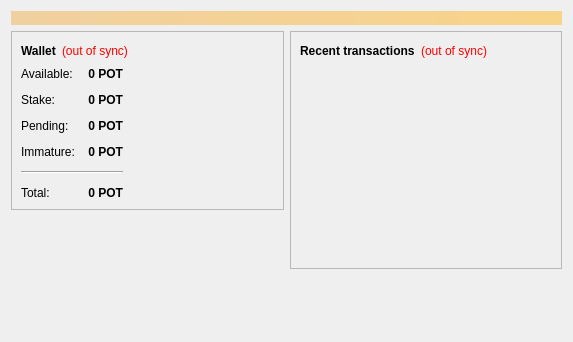
<?xml version="1.0" encoding="UTF-8"?>
<ui version="4.0">
 <class>OverviewPage</class>
 <widget class="QWidget" name="OverviewPage">
  <property name="geometry">
   <rect>
    <x>0</x>
    <y>0</y>
    <width>573</width>
    <height>342</height>
   </rect>
  </property>
  <property name="windowTitle">
   <string>Form</string>
  </property>
  <layout class="QVBoxLayout" name="topLayout">
   <item>
    <widget class="QLabel" name="labelAlerts">
     <property name="visible">
      <bool>false</bool>
     </property>
     <property name="styleSheet">
      <string notr="true">background-color: qlineargradient(x1: 0, y1: 0, x2: 1, y2: 0, stop:0 #F0D0A0, stop:1 #F8D488); color:#000000;</string>
     </property>
     <property name="wordWrap">
      <bool>true</bool>
     </property>
     <property name="margin">
      <number>3</number>
     </property>
    </widget>
   </item>
   <item>
    <layout class="QHBoxLayout" name="horizontalLayout" stretch="1,1">
     <item>
      <layout class="QVBoxLayout" name="verticalLayout_2">
       <item>
        <widget class="QFrame" name="frame">
         <property name="frameShape">
          <enum>QFrame::StyledPanel</enum>
         </property>
         <property name="frameShadow">
          <enum>QFrame::Raised</enum>
         </property>
         <layout class="QVBoxLayout" name="verticalLayout_4">
          <item>
           <layout class="QHBoxLayout" name="horizontalLayout_4">
            <item>
             <widget class="QLabel" name="label_5">
              <property name="font">
               <font>
                <weight>75</weight>
                <bold>true</bold>
               </font>
              </property>
              <property name="text">
               <string>Wallet</string>
              </property>
             </widget>
            </item>
            <item>
             <widget class="QLabel" name="labelWalletStatus">
              <property name="toolTip">
               <string>The displayed information may be out of date. Your wallet automatically synchronizes with the Potcoin network after a connection is established, but this process has not completed yet.</string>
              </property>
              <property name="styleSheet">
               <string notr="true">QLabel { color: red; }</string>
              </property>
              <property name="text">
               <string notr="true">(out of sync)</string>
              </property>
              <property name="alignment">
               <set>Qt::AlignLeading|Qt::AlignLeft|Qt::AlignVCenter</set>
              </property>
             </widget>
            </item>
            <item>
             <spacer name="horizontalSpacer_2">
              <property name="orientation">
               <enum>Qt::Horizontal</enum>
              </property>
              <property name="sizeHint" stdset="0">
               <size>
                <width>40</width>
                <height>20</height>
               </size>
              </property>
             </spacer>
            </item>
           </layout>
          </item>
          <item>
          <layout class="QHBoxLayout" name="horizontalLayout_3">
           <item>
           <layout class="QFormLayout" name="formLayout_2">
            <property name="fieldGrowthPolicy">
             <enum>QFormLayout::AllNonFixedFieldsGrow</enum>
            </property>
            <property name="horizontalSpacing">
             <number>12</number>
            </property>
            <property name="verticalSpacing">
             <number>12</number>
            </property>
            <item row="0" column="0">
             <widget class="QLabel" name="label">
              <property name="text">
               <string>Available:</string>
              </property>
             </widget>
            </item>
            <item row="0" column="1">
             <widget class="QLabel" name="labelBalance">
              <property name="font">
               <font>
                <weight>75</weight>
                <bold>true</bold>
               </font>
              </property>
              <property name="cursor">
               <cursorShape>IBeamCursor</cursorShape>
              </property>
              <property name="toolTip">
               <string>Your current spendable balance</string>
              </property>
              <property name="text">
               <string notr="true">0 POT</string>
              </property>
              <property name="alignment">
               <set>Qt::AlignRight|Qt::AlignTrailing|Qt::AlignVCenter</set>
              </property>
              <property name="textInteractionFlags">
               <set>Qt::LinksAccessibleByMouse|Qt::TextSelectableByKeyboard|Qt::TextSelectableByMouse</set>
              </property>
             </widget>
            </item>
            <item row="1" column="0">
             <widget class="QLabel" name="labelStakeText">
              <property name="text">
               <string>Stake:</string>
              </property>
             </widget>
            </item>
            <item row="1" column="1">
             <widget class="QLabel" name="labelStake">
              <property name="font">
               <font>
                <weight>75</weight>
                <bold>true</bold>
               </font>
              </property>
              <property name="cursor">
               <cursorShape>IBeamCursor</cursorShape>
              </property>
              <property name="toolTip">
               <string>Total of coins that were staked and do not yet count toward the current balance</string>
              </property>
              <property name="text">
               <string notr="true">0 POT</string>
              </property>
              <property name="alignment">
               <set>Qt::AlignRight|Qt::AlignTrailing|Qt::AlignVCenter</set>
              </property>
              <property name="textInteractionFlags">
               <set>Qt::LinksAccessibleByMouse|Qt::TextSelectableByKeyboard|Qt::TextSelectableByMouse</set>
              </property>
             </widget>
            </item>
            <item row="2" column="0">
             <widget class="QLabel" name="label_3">
              <property name="text">
               <string>Pending:</string>
              </property>
             </widget>
            </item>
            <item row="2" column="1">
             <widget class="QLabel" name="labelUnconfirmed">
              <property name="font">
               <font>
                <weight>75</weight>
                <bold>true</bold>
               </font>
              </property>
              <property name="cursor">
               <cursorShape>IBeamCursor</cursorShape>
              </property>
              <property name="toolTip">
               <string>Total of transactions that have yet to be confirmed, and do not yet count toward the spendable balance</string>
              </property>
              <property name="text">
               <string notr="true">0 POT</string>
              </property>
              <property name="alignment">
               <set>Qt::AlignRight|Qt::AlignTrailing|Qt::AlignVCenter</set>
              </property>
              <property name="textInteractionFlags">
               <set>Qt::LinksAccessibleByMouse|Qt::TextSelectableByKeyboard|Qt::TextSelectableByMouse</set>
              </property>
             </widget>
            </item>
            <item row="3" column="0">
             <widget class="QLabel" name="labelImmatureText">
              <property name="text">
               <string>Immature:</string>
              </property>
             </widget>
            </item>
            <item row="3" column="1">
             <widget class="QLabel" name="labelImmature">
              <property name="font">
               <font>
                <weight>75</weight>
                <bold>true</bold>
               </font>
              </property>
              <property name="toolTip">
               <string>Mined balance that has not yet matured</string>
              </property>
              <property name="text">
               <string notr="true">0 POT</string>
              </property>
              <property name="alignment">
               <set>Qt::AlignRight|Qt::AlignTrailing|Qt::AlignVCenter</set>
              </property>
              <property name="textInteractionFlags">
               <set>Qt::LinksAccessibleByMouse|Qt::TextSelectableByKeyboard|Qt::TextSelectableByMouse</set>
              </property>
             </widget>
            </item>
            <item row="5" column="0">
             <widget class="QLabel" name="labelTotalText">
              <property name="text">
               <string>Total:</string>
              </property>
             </widget>
            </item>
            <item row="5" column="1">
             <widget class="QLabel" name="labelTotal">
              <property name="font">
               <font>
                <weight>75</weight>
                <bold>true</bold>
               </font>
              </property>
              <property name="cursor">
               <cursorShape>IBeamCursor</cursorShape>
              </property>
              <property name="toolTip">
               <string>Your current total balance</string>
              </property>
              <property name="text">
               <string notr="true">0 POT</string>
              </property>
              <property name="alignment">
               <set>Qt::AlignRight|Qt::AlignTrailing|Qt::AlignVCenter</set>
              </property>
              <property name="textInteractionFlags">
               <set>Qt::LinksAccessibleByMouse|Qt::TextSelectableByKeyboard|Qt::TextSelectableByMouse</set>
              </property>
             </widget>
            </item>
            <item row="4" column="0" colspan="2">
             <widget class="Line" name="line">
              <property name="orientation">
               <enum>Qt::Horizontal</enum>
              </property>
             </widget>
            </item>
           </layout>
          </item>
            <item>
             <spacer name="horizontalSpacer_3">
              <property name="orientation">
               <enum>Qt::Horizontal</enum>
              </property>
              <property name="sizeHint" stdset="0">
               <size>
                <width>40</width>
                <height>20</height>
               </size>
              </property>
             </spacer>
            </item>
           </layout>
          </item>
         </layout>
        </widget>
       </item>
       <item>
        <spacer name="verticalSpacer">
         <property name="orientation">
          <enum>Qt::Vertical</enum>
         </property>
         <property name="sizeHint" stdset="0">
          <size>
           <width>20</width>
           <height>40</height>
          </size>
         </property>
        </spacer>
       </item>
      </layout>
     </item>
     <item>
      <layout class="QVBoxLayout" name="verticalLayout_3">
       <item>
        <widget class="QFrame" name="frame_2">
         <property name="frameShape">
          <enum>QFrame::StyledPanel</enum>
         </property>
         <property name="frameShadow">
          <enum>QFrame::Raised</enum>
         </property>
         <layout class="QVBoxLayout" name="verticalLayout">
          <item>
           <layout class="QHBoxLayout" name="horizontalLayout_2">
            <item>
             <widget class="QLabel" name="label_4">
              <property name="text">
               <string>&lt;b&gt;Recent transactions&lt;/b&gt;</string>
              </property>
             </widget>
            </item>
            <item>
             <widget class="QLabel" name="labelTransactionsStatus">
              <property name="toolTip">
               <string>The displayed information may be out of date. Your wallet automatically synchronizes with the Potcoin network after a connection is established, but this process has not completed yet.</string>
              </property>
              <property name="styleSheet">
               <string notr="true">QLabel { color: red; }</string>
              </property>
              <property name="text">
               <string notr="true">(out of sync)</string>
              </property>
              <property name="alignment">
               <set>Qt::AlignRight|Qt::AlignTrailing|Qt::AlignVCenter</set>
              </property>
             </widget>
            </item>
            <item>
             <spacer name="horizontalSpacer">
              <property name="orientation">
               <enum>Qt::Horizontal</enum>
              </property>
              <property name="sizeHint" stdset="0">
               <size>
                <width>40</width>
                <height>20</height>
               </size>
              </property>
             </spacer>
            </item>
           </layout>
          </item>
          <item>
           <widget class="QListView" name="listTransactions">
            <property name="styleSheet">
             <string notr="true">QListView { background: transparent; }</string>
            </property>
            <property name="frameShape">
             <enum>QFrame::NoFrame</enum>
            </property>
            <property name="verticalScrollBarPolicy">
             <enum>Qt::ScrollBarAlwaysOff</enum>
            </property>
            <property name="horizontalScrollBarPolicy">
             <enum>Qt::ScrollBarAlwaysOff</enum>
            </property>
            <property name="selectionMode">
             <enum>QAbstractItemView::NoSelection</enum>
            </property>
           </widget>
          </item>
         </layout>
        </widget>
       </item>
       <item>
        <spacer name="verticalSpacer_2">
         <property name="orientation">
          <enum>Qt::Vertical</enum>
         </property>
         <property name="sizeHint" stdset="0">
          <size>
           <width>20</width>
           <height>40</height>
          </size>
         </property>
        </spacer>
       </item>
      </layout>
     </item>
    </layout>
   </item>
  </layout>
 </widget>
 <resources/>
 <connections/>
</ui>
